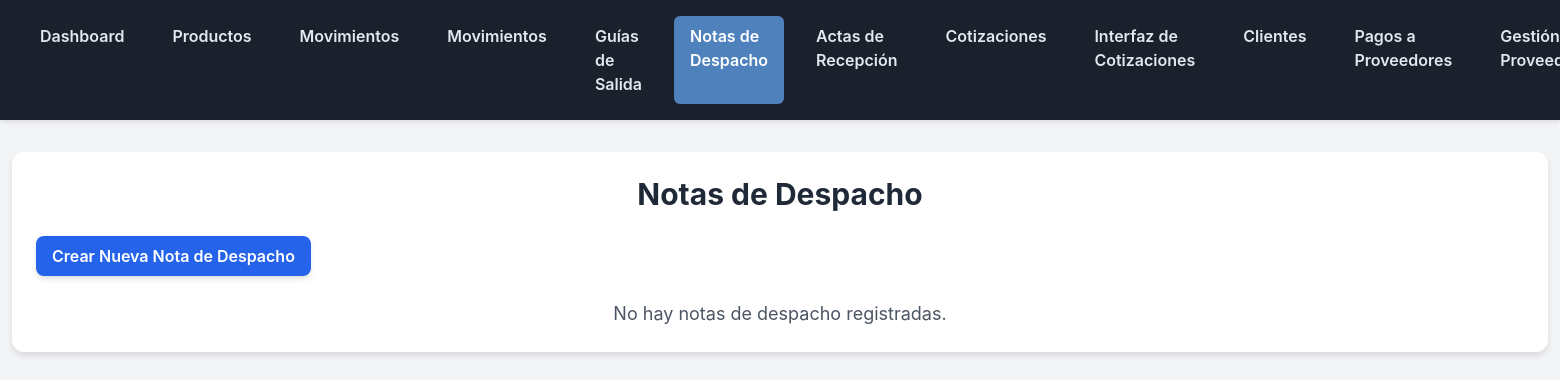
The app's page /inventario/notas-despacho/ (signed in), older data.
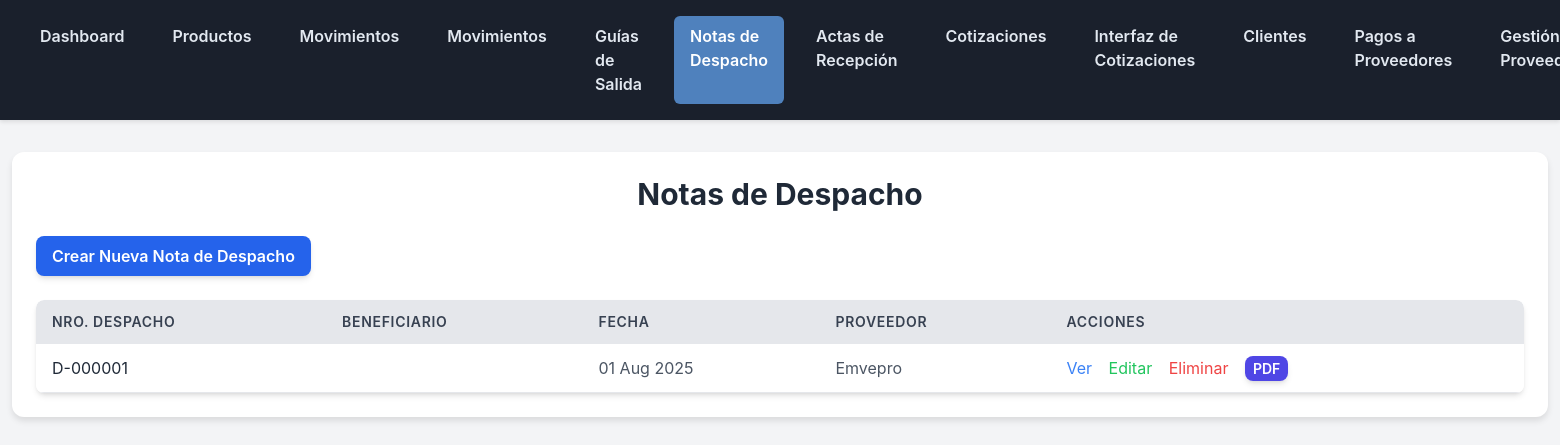
The same page, newer data.
### inventario/models.py (models this page shows, shortened)
class NotaDespacho(models.Model):
    numero_despacho = models.CharField(max_length=20, unique=True, blank=True, verbose_name="Nro. Despacho")
    cliente = models.ForeignKey('Cliente', on_delete=models.SET_NULL, null=True, blank=True, verbose_name="Cliente")
    fecha_despacho = models.DateField(auto_now_add=True, verbose_name="Fecha de Despacho")
    proveedor = models.ForeignKey(Proveedor, on_delete=models.SET_NULL, null=True, blank=True, verbose_name="Proveedor")
    orden_asociada = models.CharField(max_length=100, blank=True, verbose_name="N° Orden Asociada")
    observaciones = models.TextField(blank=True, verbose_name="Observaciones")
    nombre_conductor = models.CharField(max_length=255, blank=True, verbose_name="Nombre del Conductor")
    ci_conductor = models.CharField(max_length=20, blank=True, verbose_name="C.I. Conductor")
    tipo_vehiculo = models.CharField(max_length=100, blank=True, verbose_name="Tipo de Vehículo")
    color_vehiculo = models.CharField(max_length=50, blank=True, verbose_name="Color del Vehículo")
    placa_vehiculo = models.CharField(max_length=20, blank=True, verbose_name="Placa del Vehículo")
    creado_por = models.ForeignKey(
        settings.AUTH_USER_MODEL,
        on_delete=models.SET_NULL, # Si el usuario se elimina, este campo se pone a NULL
        null=True,                 # Permite que el campo sea nulo en la base de datos
        blank=True,                # Permite que el campo sea opcional en formularios
        related_name='notas_despacho_creadas', # Nombre para la relación inversa
        verbose_name="Creado por"
    )
    orden_salida_referencia = models.ForeignKey(
        'OrdenSalida',
        on_delete=models.SET_NULL,
        null=True,
        blank=True,
        related_name='notas_despacho_relacionadas',
        verbose_name="Orden de Salida de Referencia"
    )
    class Meta:
        verbose_name = "Nota de Despacho"
        verbose_name_plural = "Notas de Despacho"

class Proveedor(models.Model):
    nombre = models.CharField(max_length=200, unique=True, verbose_name="Nombre del Proveedor")
    contacto = models.CharField(max_length=255, blank=True, verbose_name="Persona de Contacto")
    telefono = models.CharField(max_length=20, blank=True, verbose_name="Teléfono")
    email = models.EmailField(blank=True, verbose_name="Email")
    class Meta:
        verbose_name = "Proveedor"
        verbose_name_plural = "Proveedores"

### inventario/views.py (the view)
# urls.py: path('notas-despacho/', views.NotaDespachoListView.as_view(), name='nota_despacho_list'),
class NotaDespachoListView(LoginRequiredMixin, ListView): # Añadido LoginRequiredMixin
    model = NotaDespacho
    template_name = 'inventario/nota_despacho_list.html'
    context_object_name = 'notas_despacho'
    ordering = ['-fecha_despacho'] # Añadido ordenamiento para consistencia

### inventario/templates/inventario/nota_despacho_list.html (shortened to what this page needs)
{% extends 'inventario/base.html' %}
{% block content %}
<h1 class="text-3xl font-bold text-gray-800 mb-6 text-center">Notas de Despacho</h1>
<div class="flex justify-between items-center mb-6">
    <a href="{% url 'inventario:nota_despacho_create' %}" class="bg-blue-600 hover:bg-blue-700 text-white font-semibold py-2 px-4 rounded-lg shadow-md transition duration-300 ease-in-out transform hover:scale-105">
        Crear Nueva Nota de Despacho
    </a>
</div>
{% if notas_despacho %}
    <div class="overflow-x-auto rounded-lg shadow-md">
        <table class="min-w-full bg-white border-collapse">
            <thead class="bg-gray-200">
                <tr>
                    <th class="py-3 px-4 text-left text-sm font-semibold text-gray-700 uppercase tracking-wider rounded-tl-lg">Nro. Despacho</th>
                    <th class="py-3 px-4 text-left text-sm font-semibold text-gray-700 uppercase tracking-wider">Beneficiario</th>
                    <th class="py-3 px-4 text-left text-sm font-semibold text-gray-700 uppercase tracking-wider">Fecha</th>
                    <th class="py-3 px-4 text-left text-sm font-semibold text-gray-700 uppercase tracking-wider">Proveedor</th>
                    <th class="py-3 px-4 text-left text-sm font-semibold text-gray-700 uppercase tracking-wider rounded-tr-lg">Acciones</th>
                </tr>
            </thead>
            <tbody>
                {% for nota in notas_despacho %}
                    <tr class="border-b border-gray-200 hover:bg-gray-50">
                        <td class="py-3 px-4 text-gray-800">{{ nota.numero_despacho }}</td>
                        <td class="py-3 px-4 text-gray-600">{{ nota.beneficiario }}</td>
                        <td class="py-3 px-4 text-gray-600">{{ nota.fecha_despacho|date:"d M Y" }}</td>
                        <td class="py-3 px-4 text-gray-600">{{ nota.proveedor.nombre|default:"N/A" }}</td>
                        <td class="py-3 px-4">
                            <a href="{% url 'inventario:nota_despacho_detail' nota.pk %}" class="text-blue-500 hover:text-blue-700 mr-3">Ver</a>
                            <a href="{% url 'inventario:nota_despacho_update' nota.pk %}" class="text-green-500 hover:text-green-700 mr-3">Editar</a>
                            <a href="{% url 'inventario:nota_despacho_delete' nota.pk %}" class="text-red-500 hover:text-red-700 mr-3">Eliminar</a>
                            <a href="{% url 'inventario:generate_nota_despacho_pdf' nota.pk %}" class="bg-indigo-600 hover:bg-indigo-700 text-white font-semibold py-1 px-2 rounded-lg text-sm shadow-md transition duration-300 ease-in-out transform hover:scale-105">PDF</a>
                        </td>
                    </tr>
                {% endfor %}
            </tbody>
        </table>
    </div>
{% else %}
    <p class="text-center text-gray-600 text-lg">No hay notas de despacho registradas.</p>
{% endif %}
{% endblock %}

Row changes from the older to the newer data that the page shows:
added NotaDespacho: numero_despacho "D-000001", fecha_despacho "01 Aug 2025", proveedor.nombre "Emvepro"
Text that changed along with them:
text no longer shown: "No hay notas de despacho registradas."
text now shown: "NRO. DESPACHO BENEFICIARIO FECHA PROVEEDOR ACCIONES"
